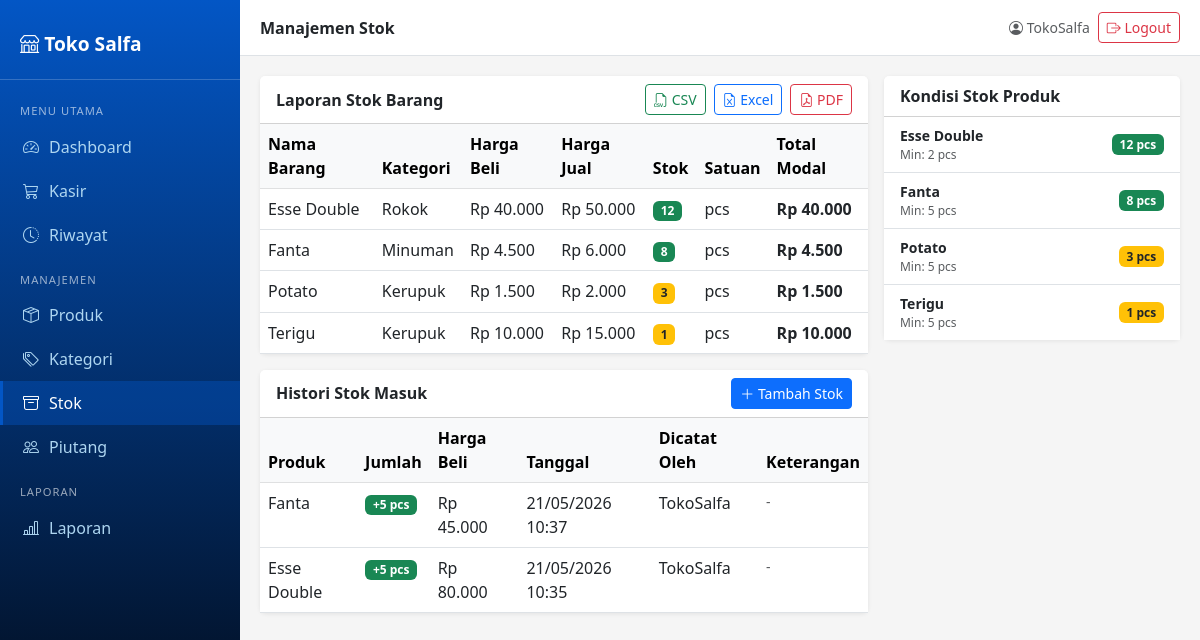
/stok/ (signed in), run on the app's committed database.
### produk/models.py (models this page shows, shortened)
class Produk(models.Model):
    kategori = models.ForeignKey(Kategori, on_delete=models.SET_NULL, null=True, blank=True)
    nama = models.CharField(max_length=200)
    barcode = models.CharField(max_length=100, unique=True, blank=True, null=True)
    harga_jual = models.DecimalField(max_digits=12, decimal_places=0)
    harga_beli = models.DecimalField(max_digits=12, decimal_places=0)
    stok = models.IntegerField(default=0)
    stok_minimum = models.IntegerField(default=5)
    satuan = models.CharField(max_length=20, default='pcs')
    aktif = models.BooleanField(default=True)
    dibuat = models.DateTimeField(auto_now_add=True)
    diubah = models.DateTimeField(auto_now=True)
    @property
    def stok_menipis(self):
        return self.stok <= self.stok_minimum
    class Meta:
        verbose_name_plural = "Produk"

class Kategori(models.Model):
    nama = models.CharField(max_length=100)
    deskripsi = models.TextField(blank=True)
    class Meta:
        verbose_name_plural = "Kategori"

### stok/models.py (models this page shows, shortened)
class StokMasuk(models.Model):
    produk = models.ForeignKey(Produk, on_delete=models.CASCADE)
    jumlah = models.IntegerField()
    harga_beli = models.DecimalField(max_digits=12, decimal_places=0)
    tanggal = models.DateTimeField(auto_now_add=True)
    dicatat_oleh = models.ForeignKey(User, on_delete=models.SET_NULL, null=True)
    keterangan = models.TextField(blank=True)
    class Meta:
        verbose_name_plural = "Stok Masuk"

### stok/views.py (the view)
# urls.py: path('', views.list_stok, name='list'),
@login_required
def list_stok(request):
    histori = StokMasuk.objects.select_related('produk', 'dicatat_oleh').order_by('-tanggal')
    produk_semua = Produk.objects.select_related('kategori').filter(aktif=True).order_by('nama')
    return render(request, 'stok/list.html', {
        'histori': histori,
        'produk_semua': produk_semua,
    })

### produk/templatetags/format_rupiah.py (called while the page is built)
@register.filter
def rupiah(value):
    try:
        value = int(value)
        return f"Rp {value:,}".replace(',', '.')
    except (ValueError, TypeError):
        return value

### templates/stok/list.html (shortened to what this page needs)
{% extends 'base.html' %}
{% load format_rupiah %}
{% block page_title %}Manajemen Stok{% endblock %}
{% block content %}
<div class="row g-3">
  <div class="col-md-8">
    <div class="card mb-3">
      <div class="card-header bg-white d-flex justify-content-between align-items-center">
        <span class="fw-semibold">Laporan Stok Barang</span>
        <div class="d-flex gap-2">
          <a href="{% url 'stok:export_csv' %}" class="btn btn-sm btn-outline-success">
            <i class="bi bi-filetype-csv"></i> CSV
          </a>
          <a href="{% url 'stok:export_excel' %}" class="btn btn-sm btn-outline-primary">
            <i class="bi bi-file-earmark-excel"></i> Excel
          </a>
          <a href="{% url 'stok:export_pdf' %}" class="btn btn-sm btn-outline-danger">
            <i class="bi bi-file-earmark-pdf"></i> PDF
          </a>
        </div>
      </div>
      <div class="card-body p-0">
        <table class="table table-hover mb-0">
          <thead class="table-light">
            <tr>
              <th>Nama Barang</th>
              <th>Kategori</th>
              <th>Harga Beli</th>
              <th>Harga Jual</th>
              <th>Stok</th>
              <th>Satuan</th>
              <th>Total Modal</th>
            </tr>
          </thead>
          <tbody>
            {% for p in produk_semua %}
            <tr>
              <td>{{ p.nama }}</td>
              <td>{{ p.kategori.nama|default:"-" }}</td>
              <td>{{ p.harga_beli|rupiah }}</td>
              <td>{{ p.harga_jual|rupiah }}</td>
              <td>
                {% if p.stok_menipis %}
                  <span class="badge bg-warning text-dark">{{ p.stok }}</span>
                {% else %}
                  <span class="badge bg-success">{{ p.stok }}</span>
                {% endif %}
              </td>
              <td>{{ p.satuan }}</td>
              <td class="fw-semibold">{{ p.harga_beli|rupiah }}</td>
            </tr>
            {% empty %}
            <tr><td colspan="7" class="text-center text-muted py-3">Belum ada produk</td></tr>
            {% endfor %}
          </tbody>
        </table>
      </div>
    </div>
    <div class="card">
      <div class="card-header bg-white d-flex justify-content-between align-items-center">
        <span class="fw-semibold">Histori Stok Masuk</span>
        <a href="{% url 'stok:tambah' %}" class="btn btn-primary btn-sm">
          <i class="bi bi-plus-lg"></i> Tambah Stok
        </a>
      </div>
      <div class="card-body p-0">
        <table class="table table-hover mb-0">
          <thead class="table-light">
            <tr>
              <th>Produk</th>
              <th>Jumlah</th>
              <th>Harga Beli</th>
              <th>Tanggal</th>
              <th>Dicatat Oleh</th>
              <th>Keterangan</th>
            </tr>
          </thead>
          <tbody>
            {% for s in histori %}
            <tr>
              <td>{{ s.produk.nama }}</td>
              <td><span class="badge bg-success">+{{ s.jumlah }} {{ s.produk.satuan }}</span></td>
              <td>{{ s.harga_beli|rupiah }}</td>
              <td>{{ s.tanggal|date:"d/m/Y H:i" }}</td>
              <td>{{ s.dicatat_oleh.username|default:"-" }}</td>
              <td class="text-muted small">{{ s.keterangan|default:"-" }}</td>
            </tr>
            {% empty %}
            <tr>
              <td colspan="6" class="text-center text-muted py-4">Belum ada histori stok masuk</td>
            </tr>
            {% endfor %}
          </tbody>
        </table>
      </div>
    </div>
  </div>
  <div class="col-md-4">
    <div class="card">
      <div class="card-header bg-white fw-semibold">Kondisi Stok Produk</div>
      <div class="card-body p-0">
        <ul class="list-group list-group-flush">
          {% for p in produk_semua %}
          <li class="list-group-item d-flex justify-content-between align-items-center">
            <div>
              <div class="small fw-semibold">{{ p.nama }}</div>
              <div class="text-muted" style="font-size:.75rem">Min: {{ p.stok_minimum }} {{ p.satuan }}</div>
            </div>
            {% if p.stok_menipis %}
              <span class="badge bg-warning text-dark">{{ p.stok }} {{ p.satuan }}</span>
            {% else %}
              <span class="badge bg-success">{{ p.stok }} {{ p.satuan }}</span>
            {% endif %}
          </li>
          {% empty %}
          <li class="list-group-item text-muted text-center py-3">Belum ada produk</li>
          {% endfor %}
        </ul>
      </div>
    </div>
  </div>
</div>
{% endblock %}

### templates/base.html (shortened to what this page needs)
<!DOCTYPE html>
<html lang="id">
<head>
  <link href="https://cdn.jsdelivr.net/npm/bootstrap@5.3.0/dist/css/bootstrap.min.css" rel="stylesheet">
  <link href="https://cdn.jsdelivr.net/npm/bootstrap-icons@1.11.0/font/bootstrap-icons.css" rel="stylesheet">
</head>
<body>
<div class="sidebar" id="sidebar">
  <div class="brand">
    <i class="bi bi-shop"></i> Toko Salfa
  </div>
  <nav class="mt-2">
    <div class="nav-section">Menu Utama</div>
    <a href="{% url 'dashboard' %}" class="nav-link {% if request.resolver_match.url_name == 'dashboard' %}active{% endif %}">
      <i class="bi bi-speedometer2"></i> Dashboard
    </a>
    <a href="{% url 'kasir:kasir' %}" class="nav-link {% if request.resolver_match.url_name == 'kasir' %}active{% endif %}">
      <i class="bi bi-cart3"></i> Kasir
    </a>
    <a href="{% url 'kasir:riwayat' %}" class="nav-link {% if request.resolver_match.url_name == 'riwayat' or request.resolver_match.url_name == 'detail' or request.resolver_match.url_name == 'batal' %}active{% endif %}">
      <i class="bi bi-clock-history"></i> Riwayat
    </a>
    <div class="nav-section">Manajemen</div>
    <a href="{% url 'produk:list' %}" class="nav-link {% if request.resolver_match.url_name == 'list' and request.resolver_match.namespace == 'produk' %}active{% endif %}">
      <i class="bi bi-box-seam"></i> Produk
    </a>
    <a href="{% url 'produk:kategori' %}" class="nav-link {% if request.resolver_match.url_name == 'kategori' %}active{% endif %}">
      <i class="bi bi-tags"></i> Kategori
    </a>
    <a href="{% url 'stok:list' %}" class="nav-link {% if 'stok' in request.resolver_match.namespace %}active{% endif %}">
      <i class="bi bi-archive"></i> Stok
    </a>
    <a href="{% url 'piutang:list' %}" class="nav-link {% if 'piutang' in request.resolver_match.namespace %}active{% endif %}">
      <i class="bi bi-people"></i> Piutang
    </a>
    <div class="nav-section">Laporan</div>
    <a href="{% url 'laporan:dashboard' %}" class="nav-link {% if 'laporan' in request.resolver_match.namespace %}active{% endif %}">
      <i class="bi bi-bar-chart-line"></i> Laporan
    </a>
  </nav>
</div>
<div class="main-content">
  <div class="topbar">
    <div class="d-flex align-items-center">
      <span class="fw-semibold">{% block page_title %}Dashboard{% endblock %}</span>
    </div>
    <div class="d-flex align-items-center gap-2">
      <span class="text-muted small d-none d-md-inline">
        <i class="bi bi-person-circle"></i> {{ request.user.username }}
      </span>
      <form method="post" action="{% url 'logout' %}" class="d-inline">
        <button type="submit" class="btn btn-sm btn-outline-danger"
                onclick="return confirm('Yakin ingin keluar?')">
          <i class="bi bi-box-arrow-right"></i>
          <span class="d-none d-md-inline">Logout</span>
        </button>
      </form>
    </div>
  </div>
  {% block content %}{% endblock %}
</div>
</body>
</html>

### templates/base.html (style rules this page uses)
body { background-color: #f5f5f5; }
.sidebar { min-height: 100vh; background: linear-gradient(180deg, #0356C5 0%, #02060E 100%); width: 240px; position: fixed; top: 0; left: 0; padding-top: 20px; z-index: 1040; transition: transform 0.3s ease; }
.sidebar .brand { color: white; font-size: 1.2rem; font-weight: bold; padding: 10px 20px 20px; border-bottom: 1px solid rgba(255, 255, 255, 0.2); }
.sidebar .nav-link { color: #aed6f1; padding: 10px 20px; display: flex; align-items: center; gap: 10px; border-left: 3px solid transparent; }
.sidebar .nav-link:hover, .sidebar .nav-link.active { background: rgba(3, 86, 197, 0.4); color: white; border-left: 3px solid #0356C5; }
.sidebar .nav-section { color: rgba(255, 255, 255, 0.6); font-size: 0.7rem; text-transform: uppercase; padding: 15px 20px 5px; letter-spacing: 1px; }
.main-content { margin-left: 240px; padding: 20px; transition: margin-left 0.3s ease; }
.topbar { background: white; padding: 12px 20px; margin: -20px -20px 20px; border-bottom: 1px solid #dee2e6; display: flex; justify-content: space-between; align-items: center; }
.card { border: none; box-shadow: 0 1px 4px rgba(0,0,0,0.08); }

### data on the page
Produk: nama "Esse Double", kategori.nama "Rokok", harga_beli|rupiah "Rp 40.000", harga_jual|rupiah "Rp 50.000", stok "12", satuan "pcs", stok_minimum "2"
Produk: nama "Fanta", kategori.nama "Minuman", harga_beli|rupiah "Rp 4.500", harga_jual|rupiah "Rp 6.000", stok "8", satuan "pcs", stok_minimum "5"
Produk: nama "Potato", kategori.nama "Kerupuk", harga_beli|rupiah "Rp 1.500", harga_jual|rupiah "Rp 2.000", stok "3", satuan "pcs", stok_minimum "5"
Produk: nama "Terigu", kategori.nama "Kerupuk", harga_beli|rupiah "Rp 10.000", harga_jual|rupiah "Rp 15.000", stok "1", satuan "pcs", stok_minimum "5"
StokMasuk: produk.nama "Fanta", jumlah "5", produk.satuan "pcs", harga_beli|rupiah "Rp 45.000", tanggal "21/05/2026 10:37", dicatat_oleh.username "TokoSalfa", keterangan "-"
StokMasuk: produk.nama "Esse Double", jumlah "5", produk.satuan "pcs", harga_beli|rupiah "Rp 80.000", tanggal "21/05/2026 10:35", dicatat_oleh.username "TokoSalfa", keterangan "-"

### other printed values
{{ request.user.username }} "TokoSalfa"
